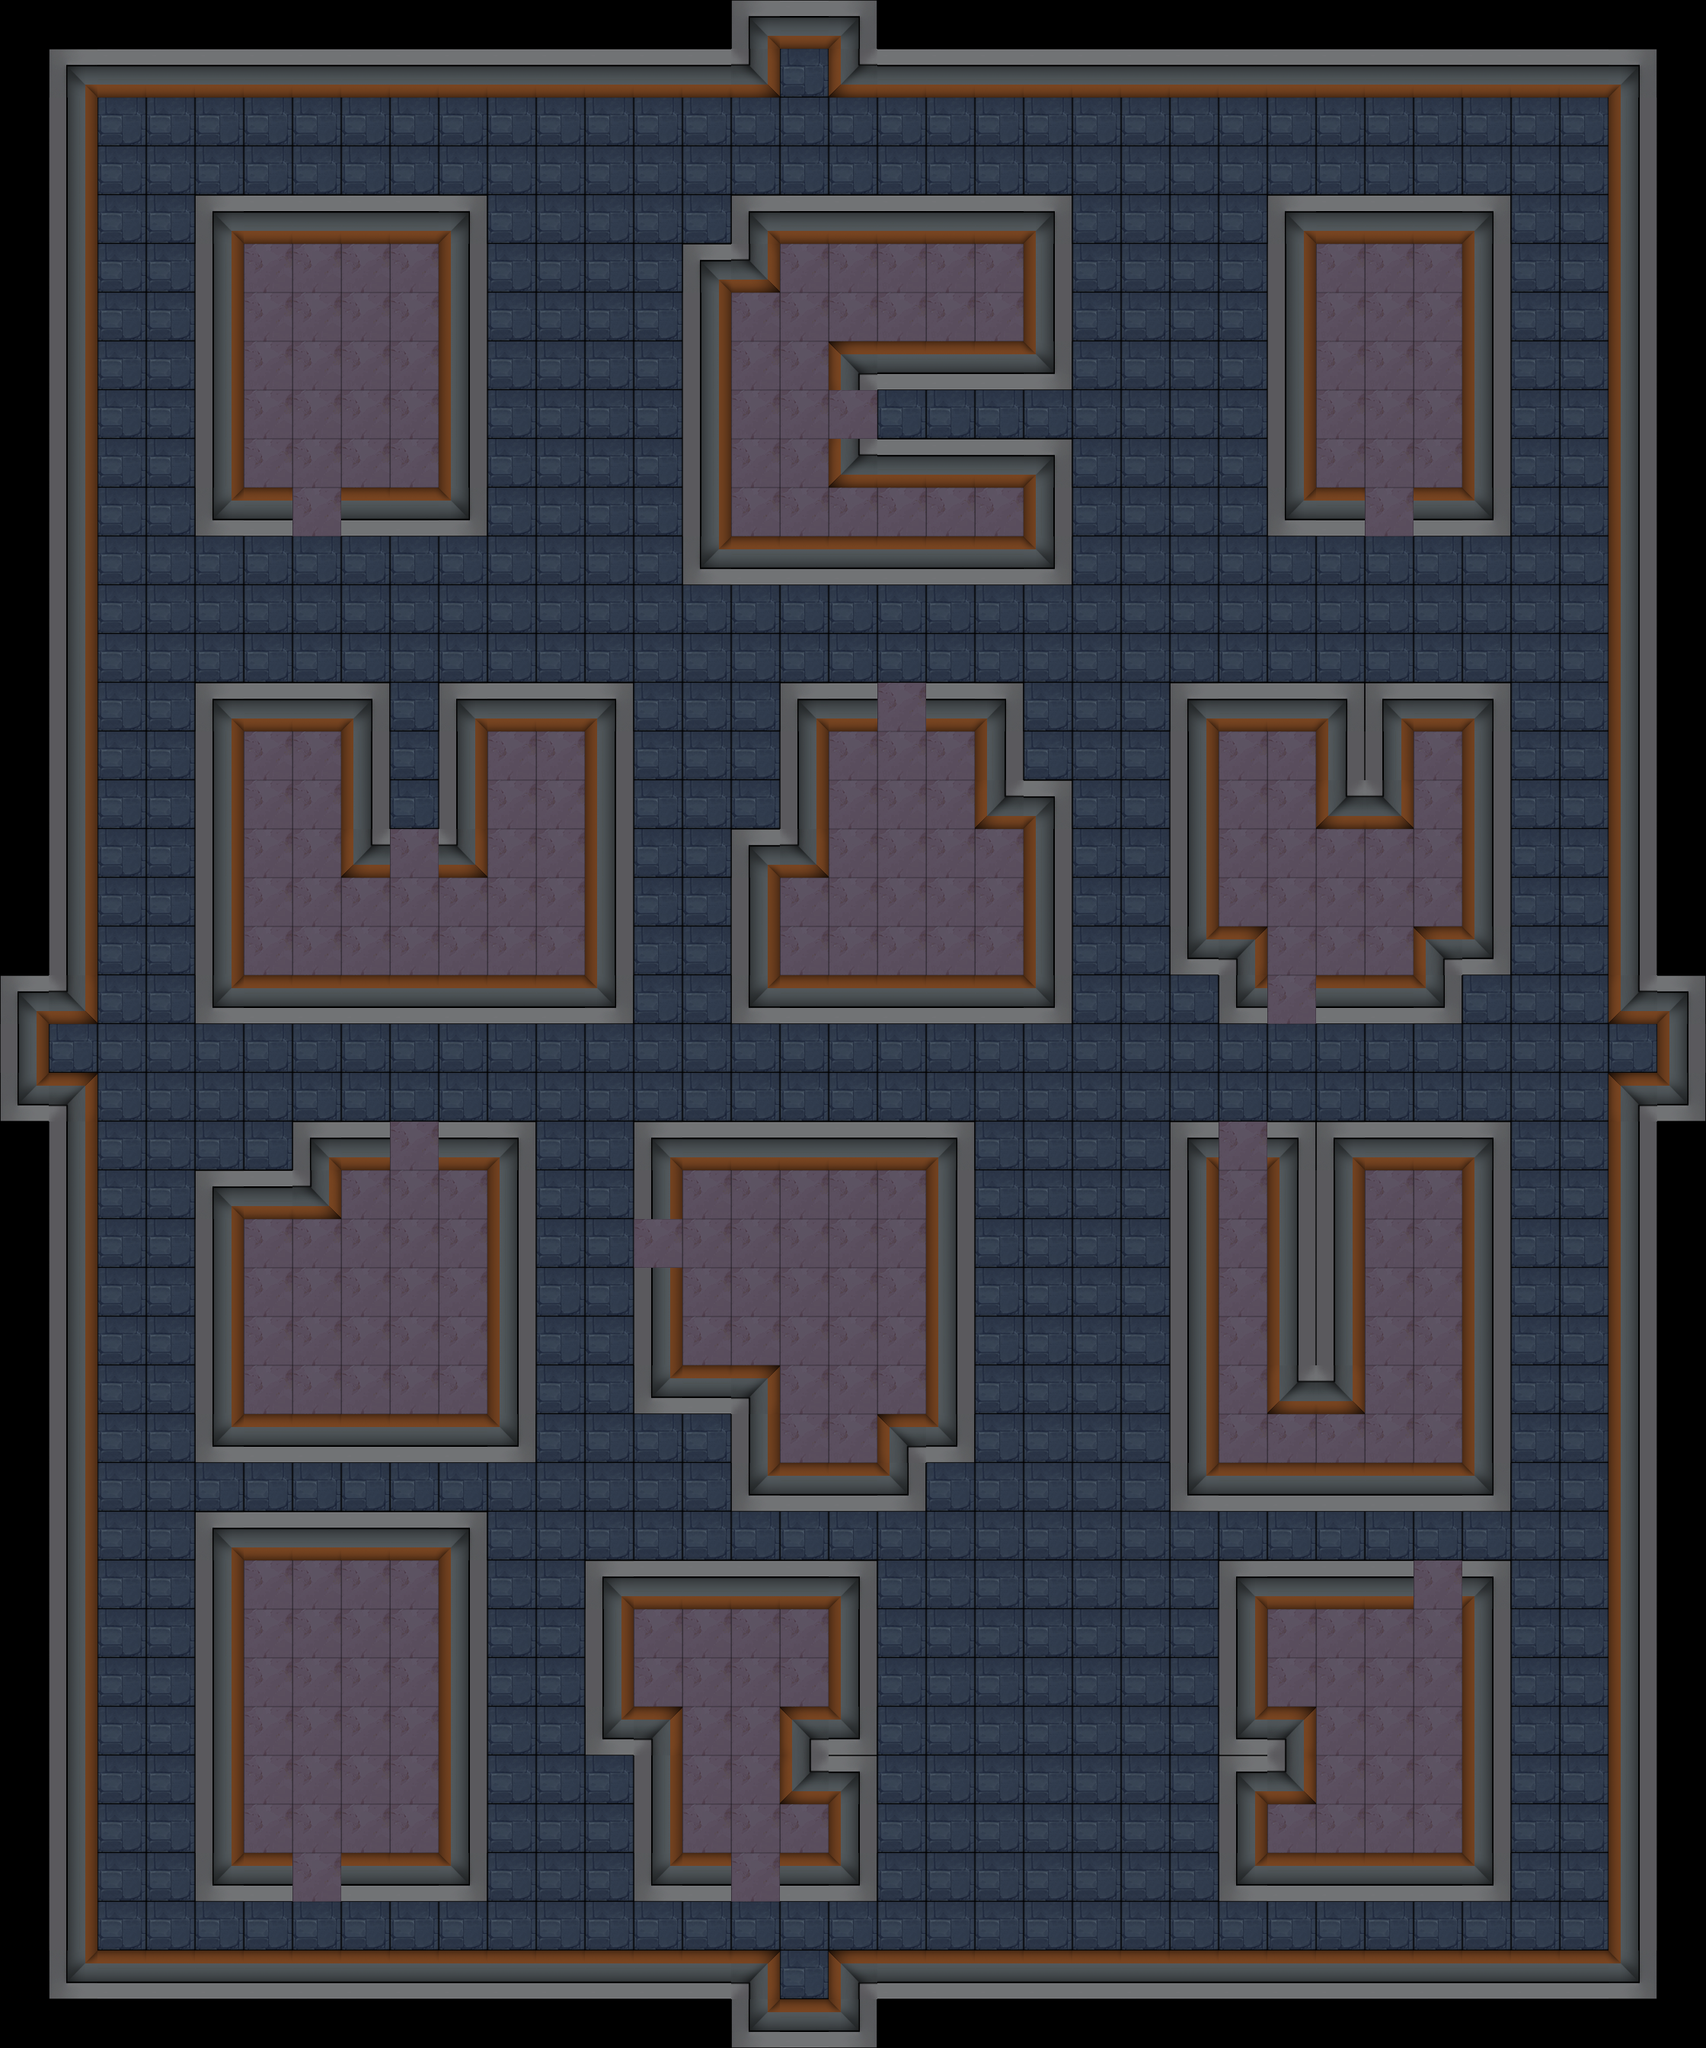

The image is a tile-based game level rendered from a .tmx file. Its description and source (layers, tilesets, objects; grid data summarised) follow:
An orthogonal 35x42 tile map with 64x64 px tiles, 1 tile layer (map), 2 tilesets and 285 objects (13x door, 12x bed, 10x 随机道具生成点位, 9x 人物出生点, 4x 怪物出生点).

<map version="1.4" tiledversion="1.4.3" orientation="orthogonal" renderorder="right-down" width="35" height="42" tilewidth="64" tileheight="64" infinite="0" nextlayerid="15" nextobjectid="298">
 <tileset firstgid="1" source="../set/map3.tsx" />
 <tileset firstgid="13" source="../set/map1.tsx" />
 <layer id="1" name="map" width="35" height="42">
  <data>[1470 cells, 1332 non-empty, 14 distinct tile ids]</data>
 </layer>
 <objectgroup id="2" name="obj">
  <object id="1" name="怪物出生点" x="1024" y="64" width="64" height="64">
   <properties>
    <property name="monsterBorn" type="bool" value="true" />
   </properties>
  </object>
  <object id="2" name="怪物出生点" x="2112" y="1344" width="64" height="64">
   <properties>
    <property name="monsterBorn" type="bool" value="true" />
   </properties>
  </object>
  <object id="3" name="怪物出生点" x="64" y="1344" width="64" height="64">
   <properties>
    <property name="monsterBorn" type="bool" value="true" />
   </properties>
  </object>
  <object id="4" name="怪物出生点" x="1024" y="2560" width="64" height="64">
   <properties>
    <property name="monsterBorn" type="bool" value="true" />
   </properties>
  </object>
  <object id="5" name="人物出生点" x="1280" y="1344" width="64" height="64">
   <properties>
    <property name="born" type="bool" value="true" />
   </properties>
  </object>
  <object id="6" name="人物出生点" x="1344" y="1344" width="64" height="64">
   <properties>
    <property name="born" type="bool" value="true" />
   </properties>
  </object>
  <object id="7" name="人物出生点" x="1408" y="1344" width="64" height="64">
   <properties>
    <property name="born" type="bool" value="true" />
   </properties>
  </object>
  <object id="8" name="人物出生点" x="1280" y="1408" width="64" height="64">
   <properties>
    <property name="born" type="bool" value="true" />
   </properties>
  </object>
  <object id="9" name="人物出生点" x="1344" y="1408" width="64" height="64">
   <properties>
    <property name="born" type="bool" value="true" />
   </properties>
  </object>
  <object id="10" name="人物出生点" x="1408" y="1408" width="64" height="64">
   <properties>
    <property name="born" type="bool" value="true" />
   </properties>
  </object>
  <object id="11" name="人物出生点" x="1280" y="1472" width="64" height="64">
   <properties>
    <property name="born" type="bool" value="true" />
   </properties>
  </object>
  <object id="12" name="人物出生点" x="1344" y="1472" width="64" height="64">
   <properties>
    <property name="born" type="bool" value="true" />
   </properties>
  </object>
  <object id="13" name="人物出生点" x="1408" y="1472" width="64" height="64">
   <properties>
    <property name="born" type="bool" value="true" />
   </properties>
  </object>
  <object id="285" name="随机道具生成点位" x="1408" y="1216" width="64" height="64">
   <properties>
    <property name="randomProps" type="bool" value="true" />
   </properties>
  </object>
  <object id="286" name="随机道具生成点位" x="1472" y="1152" width="64" height="64">
   <properties>
    <property name="randomProps" type="bool" value="true" />
   </properties>
  </object>
  <object id="287" name="随机道具生成点位" x="1152" y="1344" width="64" height="64">
   <properties>
    <property name="randomProps" type="bool" value="true" />
   </properties>
  </object>
  <object id="288" name="随机道具生成点位" x="960" y="1344" width="64" height="64">
   <properties>
    <property name="randomProps" type="bool" value="true" />
   </properties>
  </object>
  <object id="289" name="随机道具生成点位" x="1024" y="1408" width="64" height="64">
   <properties>
    <property name="randomProps" type="bool" value="true" />
   </properties>
  </object>
  <object id="290" name="随机道具生成点位" x="1600" y="1408" width="64" height="64">
   <properties>
    <property name="randomProps" type="bool" value="true" />
   </properties>
  </object>
  <object id="291" name="随机道具生成点位" x="1728" y="1344" width="64" height="64">
   <properties>
    <property name="randomProps" type="bool" value="true" />
   </properties>
  </object>
  <object id="292" name="随机道具生成点位" x="1344" y="1600" width="64" height="64">
   <properties>
    <property name="randomProps" type="bool" value="true" />
   </properties>
  </object>
  <object id="293" name="随机道具生成点位" x="1408" y="1664" width="64" height="64">
   <properties>
    <property name="randomProps" type="bool" value="true" />
   </properties>
  </object>
  <object id="294" name="随机道具生成点位" x="1472" y="1600" width="64" height="64">
   <properties>
    <property name="randomProps" type="bool" value="true" />
   </properties>
  </object>
 </objectgroup>
 <objectgroup id="3" name="room1">
  <object id="14" name="door" x="384" y="640" width="64" height="64">
   <properties>
    <property name="direction" type="int" value="1" />
    <property name="offset" type="int" value="3" />
   </properties>
  </object>
  <object id="15" x="320" y="576" width="64" height="64" />
  <object id="16" x="384" y="576" width="64" height="64" />
  <object id="17" x="448" y="576" width="64" height="64" />
  <object id="18" x="512" y="576" width="64" height="64" />
  <object id="19" x="320" y="512" width="64" height="64" />
  <object id="20" x="384" y="512" width="64" height="64" />
  <object id="21" x="448" y="512" width="64" height="64" />
  <object id="23" x="512" y="512" width="64" height="64" />
  <object id="24" x="320" y="448" width="64" height="64" />
  <object id="25" x="384" y="448" width="64" height="64" />
  <object id="26" x="448" y="448" width="64" height="64" />
  <object id="27" x="512" y="448" width="64" height="64" />
  <object id="28" x="320" y="384" width="64" height="64" />
  <object id="29" name="bed" x="384" y="384" width="64" height="64" />
  <object id="30" x="448" y="384" width="64" height="64" />
  <object id="31" x="512" y="384" width="64" height="64" />
  <object id="32" x="320" y="320" width="64" height="64" />
  <object id="33" x="384" y="320" width="64" height="64" />
  <object id="34" x="448" y="320" width="64" height="64" />
  <object id="35" x="512" y="320" width="64" height="64" />
 </objectgroup>
 <objectgroup id="4" name="room2">
  <object id="36" name="door" x="1088" y="512" width="64" height="64">
   <properties>
    <property name="direction" type="int" value="2" />
    <property name="offset" type="int" value="0" />
   </properties>
  </object>
  <object id="37" x="1024" y="512" width="64" height="64" />
  <object id="38" x="960" y="512" width="64" height="64" />
  <object id="39" x="960" y="576" width="64" height="64" />
  <object id="40" x="1024" y="576" width="64" height="64" />
  <object id="41" x="960" y="640" width="64" height="64" />
  <object id="42" x="1024" y="640" width="64" height="64" />
  <object id="43" x="1088" y="640" width="64" height="64" />
  <object id="44" x="1152" y="640" width="64" height="64" />
  <object id="45" x="1216" y="640" width="64" height="64" />
  <object id="46" x="1280" y="640" width="64" height="64" />
  <object id="47" x="960" y="448" width="64" height="64" />
  <object id="48" x="1024" y="448" width="64" height="64" />
  </objectgroup>
 <objectgroup id="5" name="room3">
  <!-- 217 objects omitted --></objectgroup>
 <objectgroup id="6" name="room4">
  <!-- 201 objects omitted --></objectgroup>
 <objectgroup id="7" name="room5">
  <!-- 174 objects omitted --></objectgroup>
 <objectgroup id="8" name="room6">
  <!-- 153 objects omitted --></objectgroup>
 <objectgroup id="9" name="room7">
  <!-- 133 objects omitted --></objectgroup>
 <objectgroup id="10" name="room8">
  <!-- 109 objects omitted --></objectgroup>
 <objectgroup id="11" name="room9">
  <!-- 83 objects omitted --></objectgroup>
 <objectgroup id="12" name="room10">
  <!-- 61 objects omitted --></objectgroup>
 <objectgroup id="13" name="room11">
  <!-- 36 objects omitted --></objectgroup>
 <objectgroup id="14" name="room12">
  <!-- 20 objects omitted --></objectgroup>
</map>
<!-- 228 of 285 objects omitted -->
